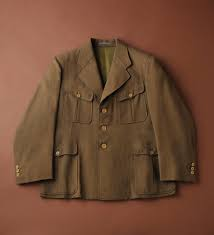
#> input picture images.jpg, 214 x 235 px
$ python -i test.py   (imports and definitions only)   (older library calls are emulated)
#> lines starting #> are read from the running program, lines starting #| are printed output that depends on the picture; after the words box and inside, x2 and y2 are one past the last pixel; in counts of white or black regions, pixels touching at a corner belong together
#> further down, picture is the input picture: shape (235, 214, 3); mean B, G, R 53.9, 75.5, 114.5
import numpy as np
# this is the main openCV class, the python binding file should be in /pythonXX/Lib/site-packages
import cv2
from matplotlib import pyplot as plt


# [5 lines left out: function draw, not called in this run]


def load(filepath):
    return cv2.imread(filepath)


def canny(orig, thres1=200, thres2=150):
#> called with thres1 = 200, thres2 = 150
    canny_dst = orig.copy()
    # 輪郭を抽出する
    canny_dst = cv2.cvtColor(canny_dst, cv2.COLOR_BGR2GRAY)
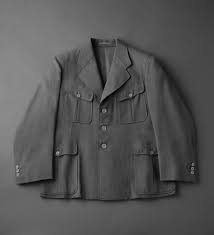
#> canny_dst: shape (235, 214); min 1, max 178, mean 84.7
    canny_dst = cv2.GaussianBlur(canny_dst, (5, 5), 0)
    return cv2.Canny(canny_dst, thres1, thres2)  # 50, 100
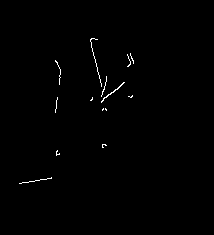
#> returned value: shape (235, 214); 0.54% white in thin lines or dots, all inside (x1, y1, x2, y2) = (19, 38, 134, 184)


# [8 lines left out: function contours, not called in this run]


def draw_contours(orig, orig_cnts, contour_ids=-1, thickness=cv2.FILLED):
    cnt_img = orig.copy()
    return cv2.drawContours(cnt_img, orig_cnts, contour_ids, (255, 255, 255), thickness=thickness)


# [75 lines left out: functions approx_poly, convex_poly, concave_hull, erosion, dilation, not called in this run]

>>> import cv2
>>> picture = cv2.imread('images.jpg')
>>> result = canny(picture)
